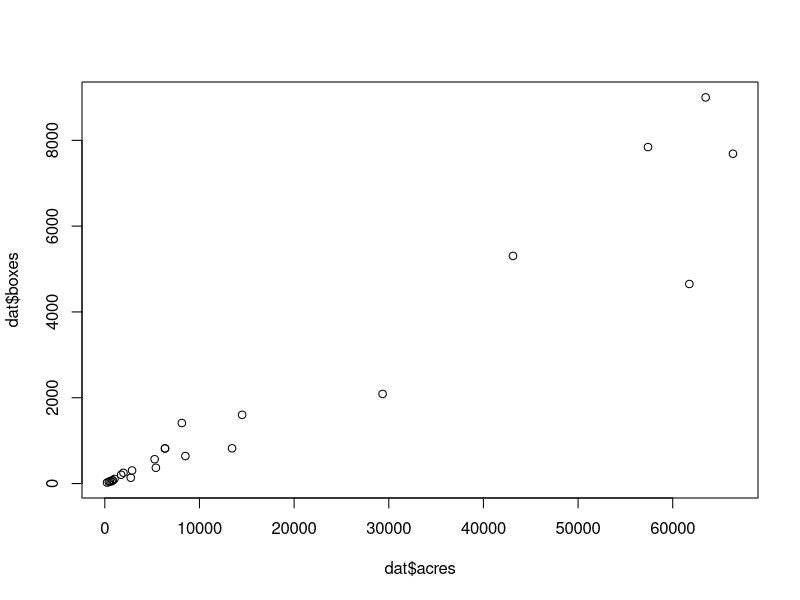
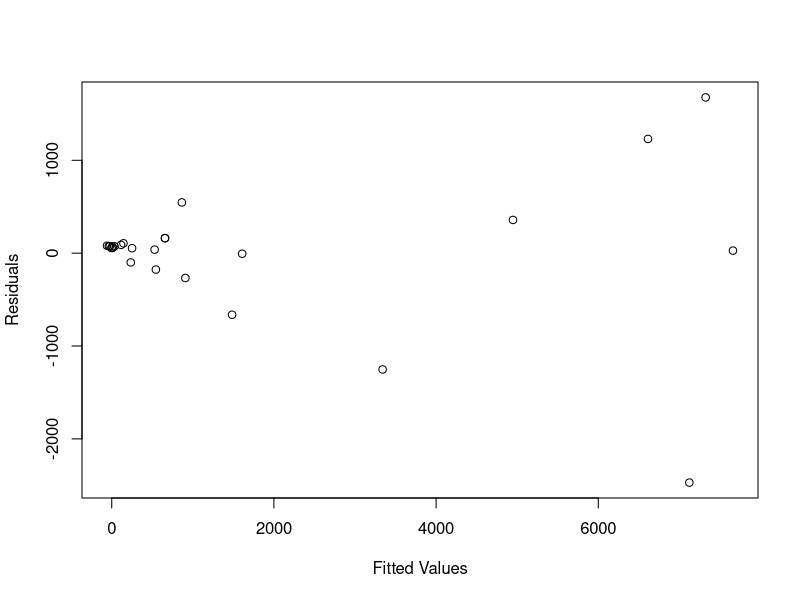
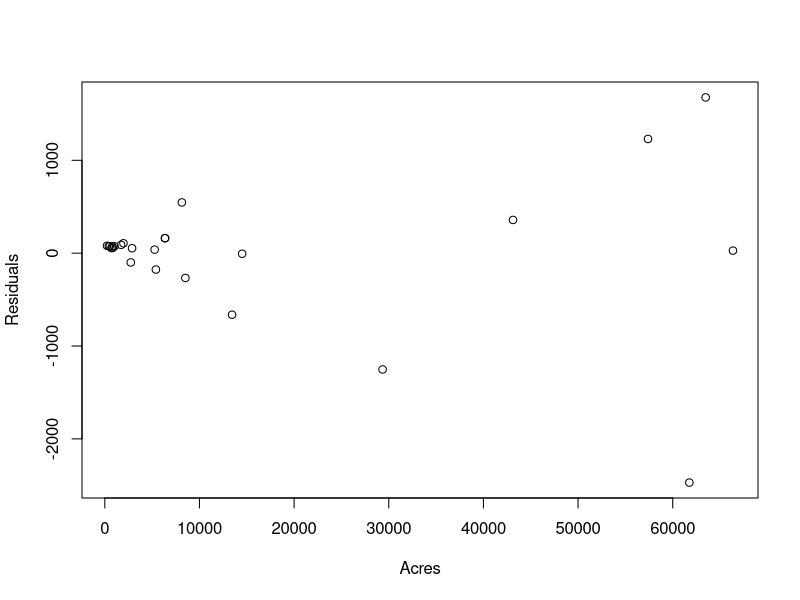
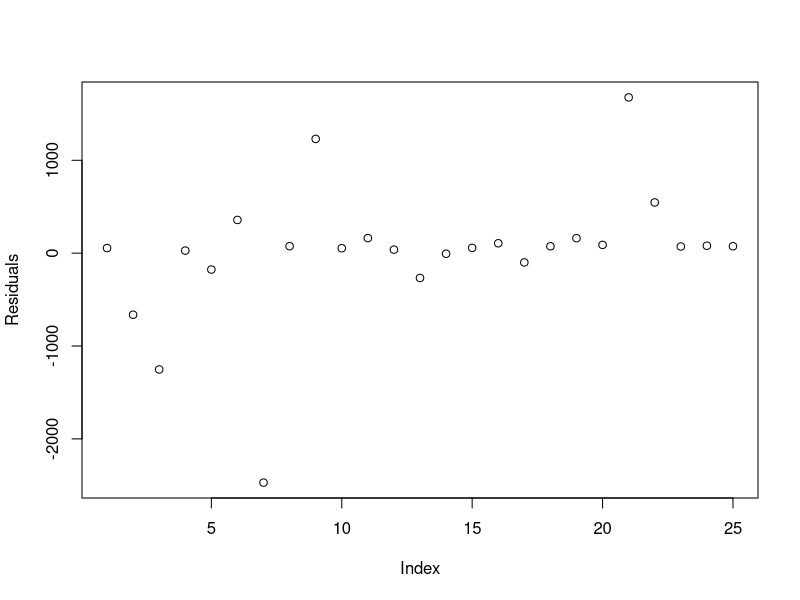
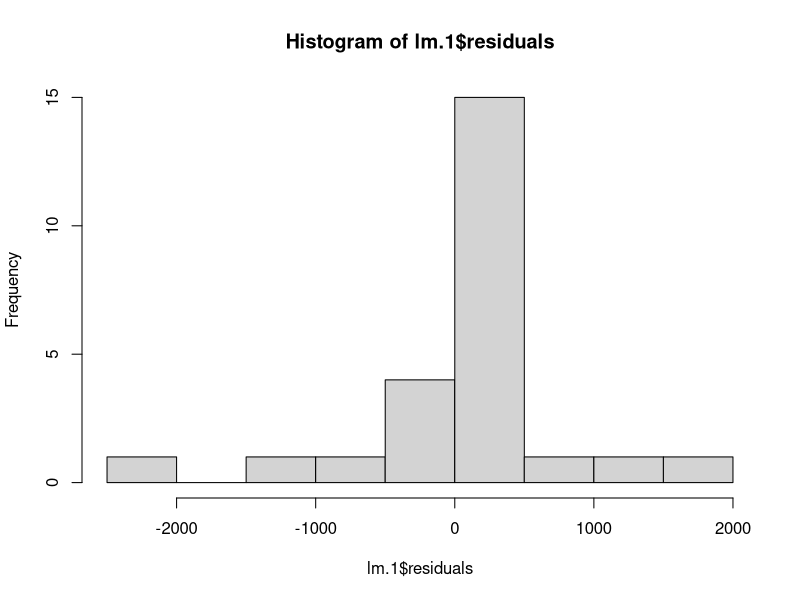
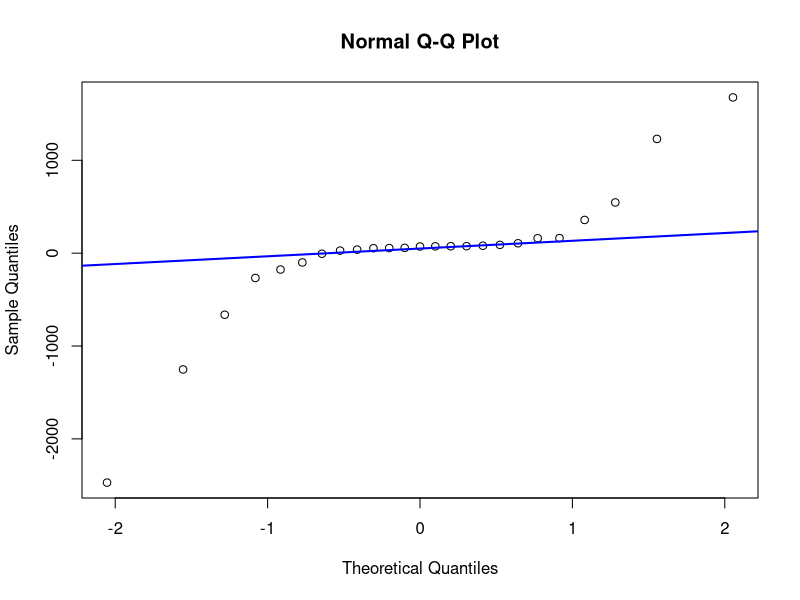
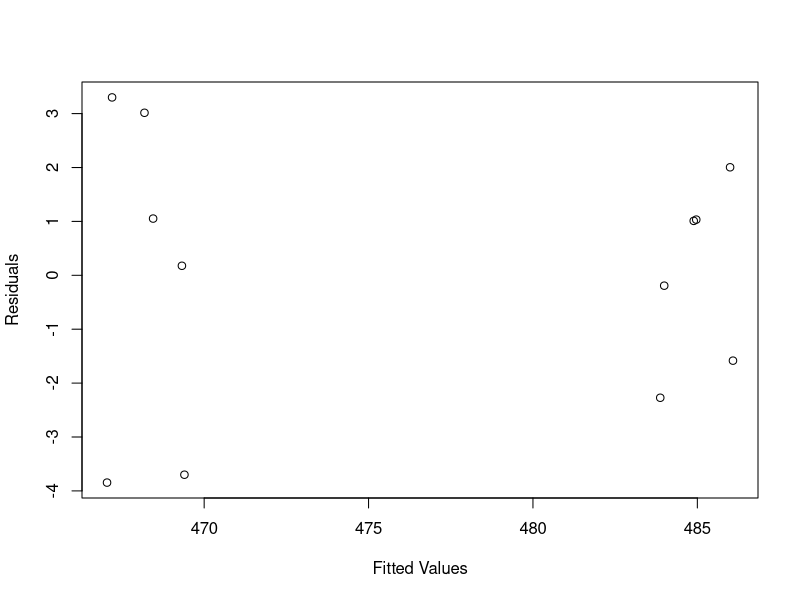
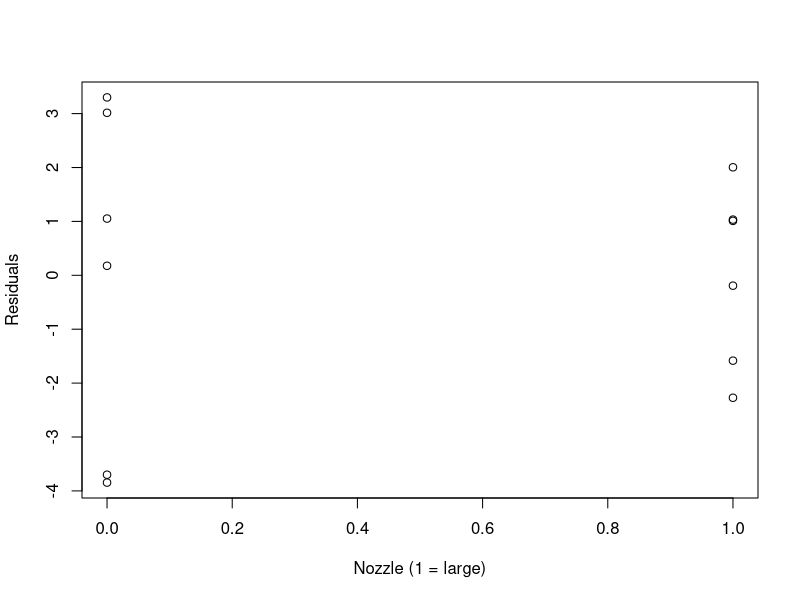

Generate these figures, in order, with R:
## ---- chunk 1
### Residual plots/diagnostics demo

## Florida oranges revisited
dat <- read.csv("florange.csv")
plot(dat$acres,dat$boxes)
lm.1 <- lm(dat$boxes~dat$acres)
summary(lm.1)

# Residual plot: vs fitted values 
plot(lm.1$fitted.values, lm.1$residuals, xlab = "Fitted Values", ylab = "Residuals")

# Residual plot: vs predictor (just one in this case)
plot(dat$acres, lm.1$residuals, xlab = "Acres", ylab = "Residuals")

# Residual plot: vs i (just to demo plot; no time/space ordering here)
plot(1:nrow(dat), lm.1$residuals, xlab = "Index", ylab = "Residuals")

# Histogram of residuals
hist(lm.1$residuals)

# QQ plot of residuals
qqnorm(lm.1$residuals)
qqline(lm.1$residuals, col="blue", lwd = 2)


## Rocket data revisited
rocket <- read.csv(file="rocket.csv")
mr <- lm(thrust ~ nozzle + propratio, data = rocket)
summary(mr)

# Residual plot: vs fitted values 
plot(mr$fitted.values, mr$residuals, xlab = "Fitted Values", 
     ylab = "Residuals")

# Residual plot: vs predictors
plot(rocket$nozzle, mr$residuals, xlab = "Nozzle (1 = large)",
     ylab = "Residuals")
plot(rocket$propratio, mr$residuals, xlab = "Propellant to fuel ratio",
     ylab = "Residuals")

# Histogram of residuals
hist(mr$residuals)

# QQ plot of residuals
qqnorm(mr$residuals)
qqline(mr$residuals, col="blue", lwd = 2)
